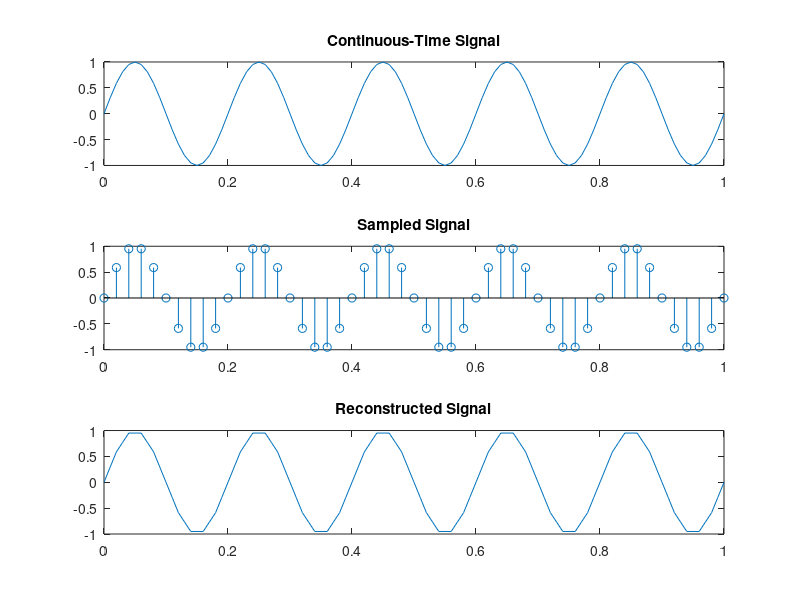

MATLAB code to generate this figure:
Fm = 100; 
t = 0:1/Fm:1;
f = 5; 
A = 1; 
s1 = A * sin(2 * pi * f * t);
subplot(3, 1, 1);
plot(t,s1);
title('Continuous-Time Signal');
% Sampling the continuous signal
Fs = 50; 
t2 = 0:1/Fs:1;
sampled_signal = interp1(t,s1, t2);
subplot(3, 1, 2);
stem(t2, sampled_signal);
title('Sampled Signal');

% Reconstruction of the sampled signal
reconstructed_signal = interp1(t2, sampled_signal, t);
subplot(3, 1, 3);
plot(t,reconstructed_signal);
title('Reconstructed Signal');


